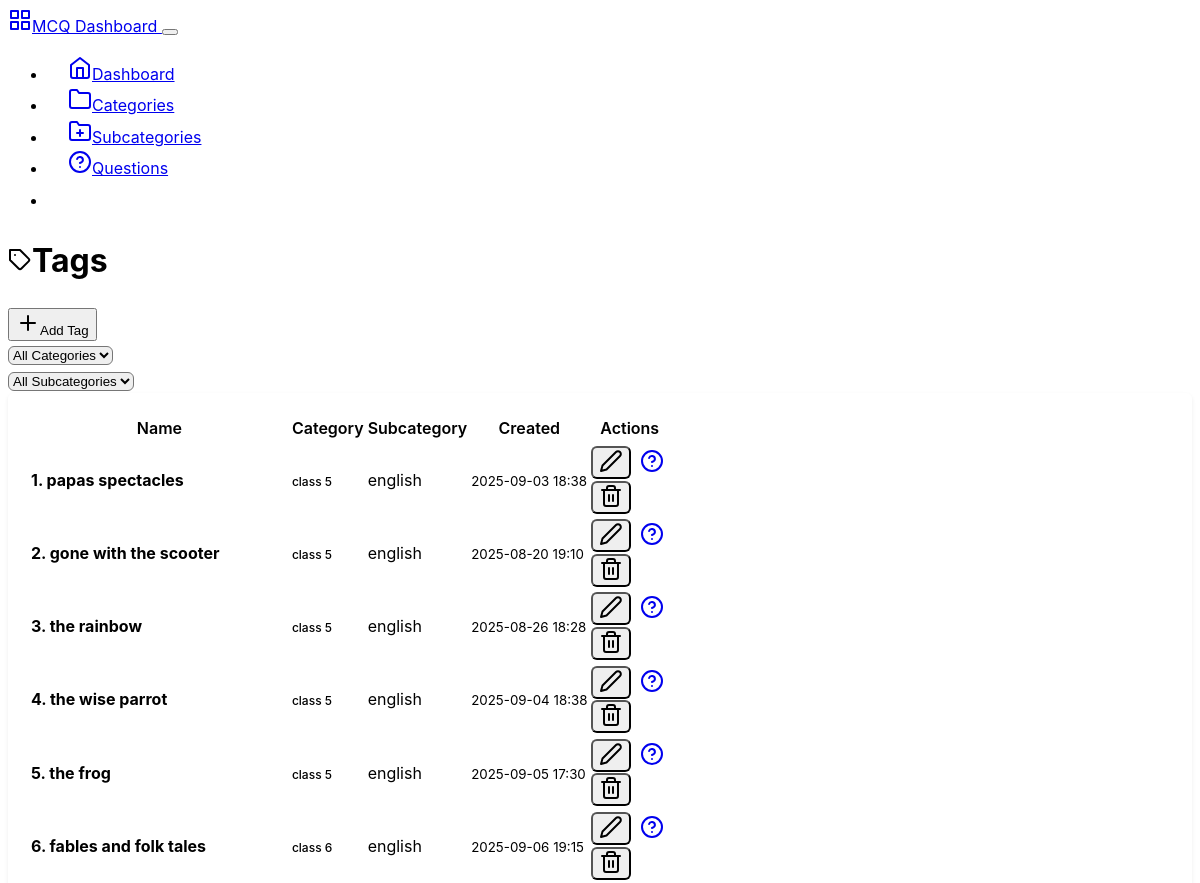
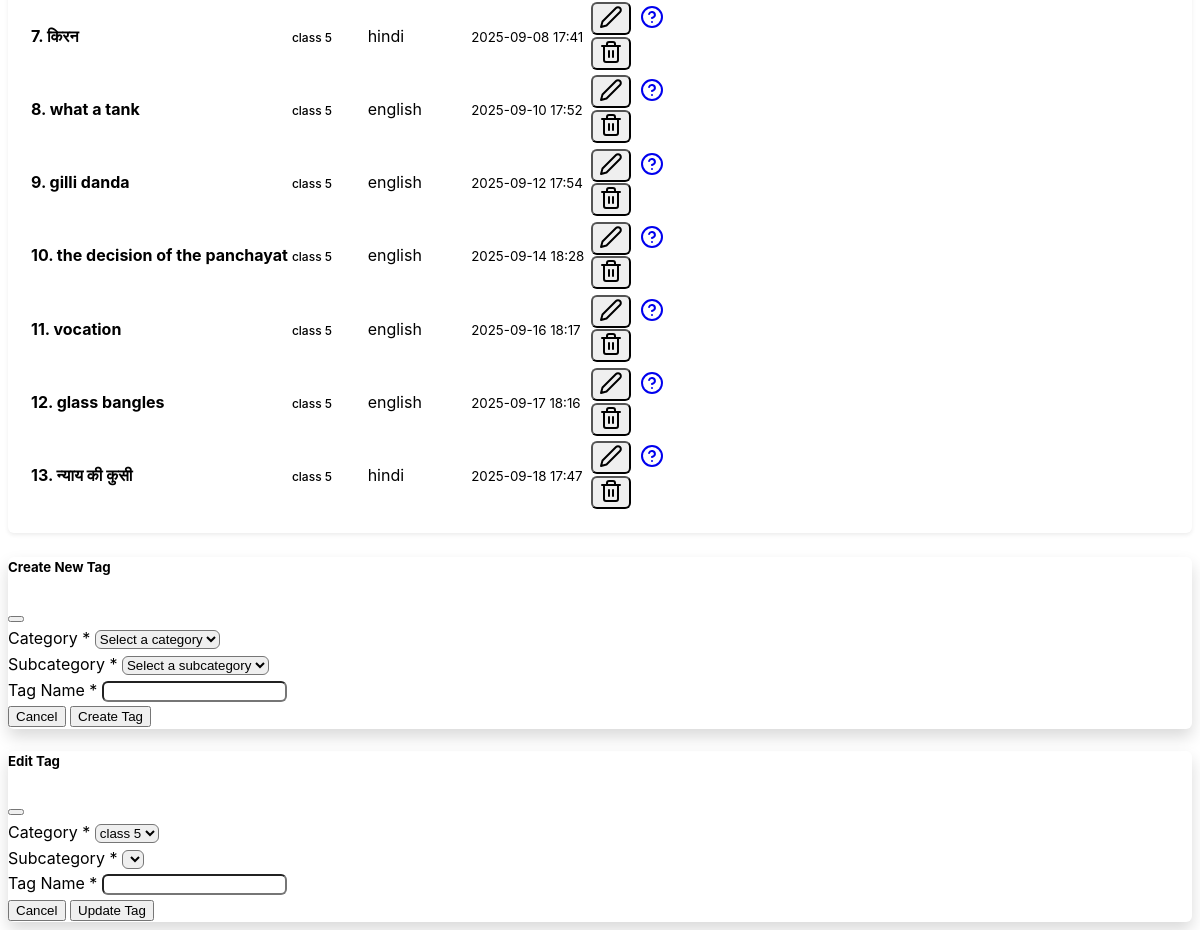
The page /backend/tags on the database its author committed (2 pictures, top to bottom).
### mcqbox/model.py (models this page shows, shortened)
class Tag(db.Model):
    id = db.Column(db.Integer, primary_key=True)
    name = db.Column(db.String(50), nullable=False)
    category_id = db.Column(db.Integer, db.ForeignKey('category.id'), nullable=False)
    category = db.relationship('Category', backref=db.backref('tags', lazy=True))
    subcategory_id = db.Column(db.Integer, db.ForeignKey('subcategory.id'), nullable=True)
    subcategory = db.relationship('Subcategory', backref=db.backref('tags', lazy=True))
    created_at = db.Column(db.DateTime, server_default=db.func.now())

class Category(db.Model):
    id = db.Column(db.Integer, primary_key=True)
    name = db.Column(db.String(50), nullable=False, unique=True)
    description = db.Column(db.String(200), nullable=True)
    created_at = db.Column(db.DateTime, server_default=db.func.now())
    updated_at = db.Column(db.DateTime, server_default=db.func.now(), onupdate=db.func.now())

class Subcategory(db.Model):
    id = db.Column(db.Integer, primary_key=True)
    name = db.Column(db.String(50), nullable=False)
    category_id = db.Column(db.Integer, db.ForeignKey('category.id'), nullable=False)
    category = db.relationship('Category', backref=db.backref('subcategories', lazy=True))
    description = db.Column(db.String(200), nullable=True)
    created_at = db.Column(db.DateTime, server_default=db.func.now())
    updated_at = db.Column(db.DateTime, server_default=db.func.now(), onupdate=db.func.now())

### mcqbox/backend/route.py (the view)
@app.route('/backend/tags')
def tags():
    category_id = request.args.get('category_id', type=int)
    subcategory_id = request.args.get('subcategory_id', type=int)
    categories = Category.query.all()
    if category_id:
        subcategories_list = Subcategory.query.filter_by(category_id=category_id).all()
        tag = Tag.query.filter_by(category_id=category_id, subcategory_id= subcategory_id).all()
    else:
        tag = Tag.query.all()
        subcategories_list = []
    return render_template('tags.html',
                            tags = tag,
                           categories=categories,
                           selected_category=category_id,
                            selected_subcategory=subcategory_id,
                             subcategories=subcategories_list
                           )

### mcqbox/backend/templates/tags.html (shortened to what this page needs)
{% extends "base.html" %}
{% block content %}
<div class="row">
    <div class="col-12">
        <div class="d-flex justify-content-between align-items-center mb-4">
            <h1><i data-feather="tag" class="me-2"></i>Tags</h1>
            <button class="btn btn-primary" data-bs-toggle="modal" data-bs-target="#createTagModal">
                <i data-feather="plus" class="me-2"></i>Add Tag
            </button>
        </div>
    </div>
</div>
<div class="row mb-3">
    <div class="col-12">
        <form method="GET" id="filterForm">
            <div class="row">
                <div class="col-md-3">
                    <select name="category_id" class="form-select" id="categorySelect" onchange="updateSubcategories()">
                        <option value="">All Categories</option>
                    </select>
                </div>
                <div class="col-md-3">
                    <select name="subcategory_id" class="form-select" id="subcategorySelect"
                        onchange="this.form.submit()">
                        <option value="">All Subcategories</option>
                    </select>
                </div>
            </div>
        </form>
    </div>
</div>
<div class="row">
    <div class="col-12">
        <div class="card">
            <div class="card-body">
                {% if tags %}
                <div class="table-responsive">
                    <table class="table table-hover">
                        <thead>
                            <tr>
                                <th>Name</th>
                                <th>Category</th>
                                <th>Subcategory</th>
                                <th>Created</th>
                                <th class="text-end">Actions</th>
                            </tr>
                        </thead>
                        <tbody>
                            {% for tag in tags %}
                            <tr>
                                <td>
                                    <strong> {{ loop.index }}. {{ tag.name }}</strong>
                                </td>
                                <td>
                                    <span class="badge bg-secondary">
                                        {{ tag.category.name if tag.category.name else 'Unknown' }}
                                    </span>
                                </td>
                                <td>
                                    <span class="text-muted">
                                        {{ tag.subcategory.name if tag.subcategory else 'Unknown' }}
                                    </span>
                                </td>
                                <td>
                                    <small class="text-muted">{{ tag.created_at.strftime('%Y-%m-%d %H:%M') }}</small>
                                </td>
                                <td class="text-end">
                                    <div class="btn-group" role="group">
                                        <button class="btn btn-sm btn-outline-secondary"
                                            onclick="editTag('{{ tag.id }}', '{{ tag.name }}', {{ tag.category_id }}, {{ tag.subcategory_id }})"
                                            data-bs-toggle="modal" data-bs-target="#editTagModal">
                                            <i data-feather="edit-2"></i>
                                        </button>
                                        <a href="{{ url_for('questions', tag_id=tag.id) }}"
                                            class="btn btn-sm btn-outline-primary">
                                            <i data-feather="help-circle"></i>
                                        </a>
                                        <form method="POST" action="{{ url_for('delete_tag', tag_id=tag.id) }}"
                                            class="d-inline"
                                            onsubmit="return confirm('Are you sure? This will delete all questions in this subcategory.')">
                                            <button type="submit" class="btn btn-sm btn-outline-danger">
                                                <i data-feather="trash-2"></i>
                                            </button>
                                        </form>
                                    </div>
                                </td>
                            </tr>
                            {% endfor %}
                        </tbody>
                    </table>
                </div>
                {% endif %}
            </div>
        </div>
    </div>
</div>
<div class="modal fade" id="createTagModal" tabindex="-1" aria-hidden="true">
    <div class="modal-dialog">
        <div class="modal-content">
            <form method="POST" action="{{ url_for('create_tag') }}">
                <div class="modal-header">
                    <h5 class="modal-title">Create New Tag</h5>
                    <button type="button" class="btn-close" data-bs-dismiss="modal"></button>
                </div>
                <div class="modal-body">
                    <div class="mb-3">
                        <label for="createCategoryId" class="form-label">Category *</label>
                        <select class="form-select" id="createCategoryId" name="category_id"
                            onchange="updateCreateSubcategories()" required>
                            <option value="">Select a category</option>
                        </select>
                    </div>
                    <div class="mb-3">
                        <label for="createSubcategoryId" class="form-label">Subcategory *</label>
                        <select class="form-select" id="createSubcategoryId" name="subcategory_id" required>
                            <option value="">Select a subcategory</option>
                        </select>
                    </div>
                    <div class="mb-3">
                        <label for="name" class="form-label">Tag Name *</label>
                        <input type="text" class="form-control" id="name" name="name" required>
                    </div>
                </div>
                <div class="modal-footer">
                    <button type="button" class="btn btn-secondary" data-bs-dismiss="modal">Cancel</button>
                    <button type="submit" class="btn btn-primary">Create Tag</button>
                </div>
            </form>
        </div>
    </div>
</div>
<div class="modal fade" id="editTagModal" tabindex="-1">
    <div class="modal-dialog">
        <div class="modal-content">
            <form method="POST" id="editTagForm">
                <div class="modal-header">
                    <h5 class="modal-title">Edit Tag</h5>
                    <button type="button" class="btn-close" data-bs-dismiss="modal"></button>
                </div>
                <div class="modal-body">
                    <div class="mb-3">
                        <label for="editCategoryId" class="form-label">Category *</label>
                        <select class="form-select" id="editCategoryId" name="category_id"
                            onchange="updateEditSubcategories(this.value)" required>
                            {% for category in categories %}
                            <option value="{{ category.id }}">{{ category.name }}</option>
                            {% endfor %}
                        </select>
                    </div>
                    <div class="mb-3">
                        <label for="editSubcategoryId" class="form-label">Subcategory *</label>
                        <select class="form-select" id="editSubcategoryId" name="subcategory_id" required>
                        </select>
                    </div>
                    <div class="mb-3">
                        <label for="editName" class="form-label">Tag Name *</label>
                        <input type="text" class="form-control" id="editName" name="name" required>
                    </div>
                </div>
                <div class="modal-footer">
                    <button type="button" class="btn btn-secondary" data-bs-dismiss="modal">Cancel</button>
                    <button type="submit" class="btn btn-primary">Update Tag</button>
                </div>
            </form>
        </div>
    </div>
</div>
{%endblock%}

### mcqbox/backend/static/css/custom.css (style rules this page uses)
:root { --sidebar-width: 250px; --header-height: 70px; --border-radius: 0.375rem; --box-shadow: 0 0.125rem 0.25rem rgba(0, 0, 0, 0.075); --box-shadow-lg: 0 0.5rem 1rem rgba(0, 0, 0, 0.15); }
body { font-family: -apple-system, BlinkMacSystemFont, "Segoe UI", Roboto, "Helvetica Neue", Arial, sans-serif; line-height: 1.6; }
.card { border-radius: var(--border-radius); box-shadow: var(--box-shadow); margin-bottom: 1.5rem; }
.card-body { padding: 1.25rem; }
.table { margin-bottom: 0; }
.table th { border-top: none; font-weight: 600; color: var(--bs-body-color); background-color: var(--bs-secondary-bg); }
.btn-group .btn { border-radius: var(--border-radius) !important; margin-right: 0.25rem; }
.btn-group .btn:last-child { margin-right: 0; }
.modal-content { border-radius: var(--border-radius); box-shadow: var(--box-shadow-lg); }
.modal-header { border-bottom: 1px solid var(--bs-border-color); }
.modal-footer { border-top: 1px solid var(--bs-border-color); }
.form-control, .form-select { border-radius: var(--border-radius); }
.badge { font-size: 0.75rem; font-weight: 500; }

### rows shown on the page
Tag: name "papas spectacles", category "class 5", subcategory "english", created_at "2025-09-03 18:38"
Tag: name "gone with the scooter", category "class 5", subcategory "english", created_at "2025-08-20 19:10"
Tag: name "the rainbow", category "class 5", subcategory "english", created_at "2025-08-26 18:28"
Tag: name "the wise parrot", category "class 5", subcategory "english", created_at "2025-09-04 18:38"
Tag: name "the frog", category "class 5", subcategory "english", created_at "2025-09-05 17:30"
Tag: name "fables and folk tales", category "class 6", subcategory "english", created_at "2025-09-06 19:15"
Tag: name "किरन", category "class 5", subcategory "hindi", created_at "2025-09-08 17:41"
Tag: name "what a tank", category "class 5", subcategory "english", created_at "2025-09-10 17:52"
Tag: name "gilli danda", category "class 5", subcategory "english", created_at "2025-09-12 17:54"
Tag: name "the decision of the panchayat", category "class 5", subcategory "english", created_at "2025-09-14 18:28"
Tag: name "vocation", category "class 5", subcategory "english", created_at "2025-09-16 18:17"
Tag: name "glass bangles", category "class 5", subcategory "english", created_at "2025-09-17 18:16"
Tag: name "न्याय की कुसी", category "class 5", subcategory "hindi", created_at "2025-09-18 17:47"

### other values the page prints
form field category_id "class 5"
